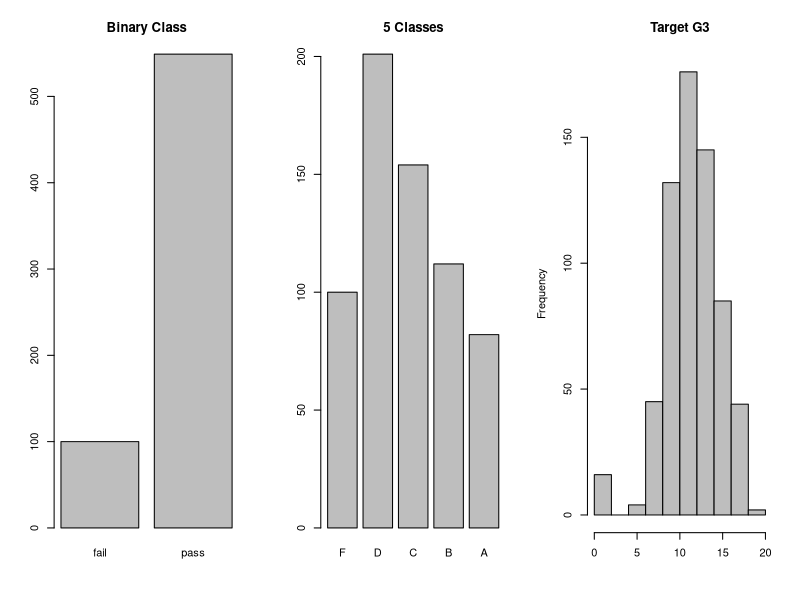

Write the R code that produced this figure.
# Prepare Target Column G3 for classification 
por=read.table(file="dataset/por.csv",header=TRUE) # read previously saved file

# binary class:
pass=cut(por$G3,c(-1,9,20),c("fail","pass"))

# five-level class:
five=cut(por$G3,c(-1,9,11,13,15,20),c("F","D","C","B","A")) # 5 grades

# create pdf:
pdf("graphs/por-histogram-grades.pdf")

par(mfrow=c(1,3))

plot(pass,main="Binary Class")

plot(five,main="5 Classes")

hist(por$G3,col="gray",main="Target G3",xlab="")

dev.off() # end of pdf creation

# creating the full dataset:
d=cbind(por,pass,five)

write.table(d,"dataset/por2.csv",row.names=FALSE,col.names=TRUE) # save to file